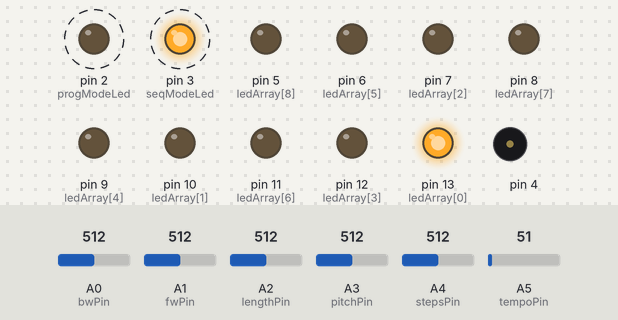
The sketch below on a simulated Arduino Uno, built with avr-gcc and run on an emulated ATmega328P. Shown: output pins drawn as LEDs (lit = HIGH), buzzer (waves = sounding). Dashed ring = blinking. The test bench sets the inputs (shaded band); at power-on: A4 (stepsPin) = 512, A0 (bwPin) = 512, A1 (fwPin) = 512, A2 (lengthPin) = 512, A3 (pitchPin) = 512, A5 (tempoPin) = 51.

Above: at 1.3 s.
1.4 s: A4 (stepsPin) set to 454
At 4.2 s:
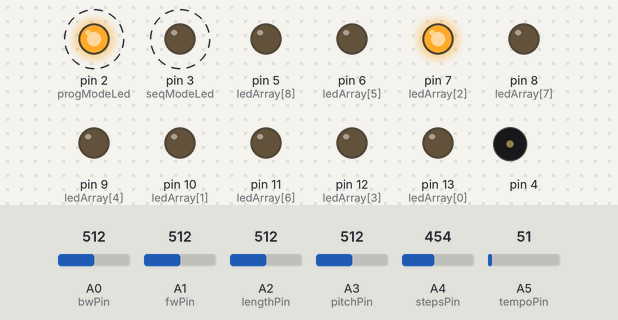
4.5 s: A4 (stepsPin) set to 425
At 5.3 s:
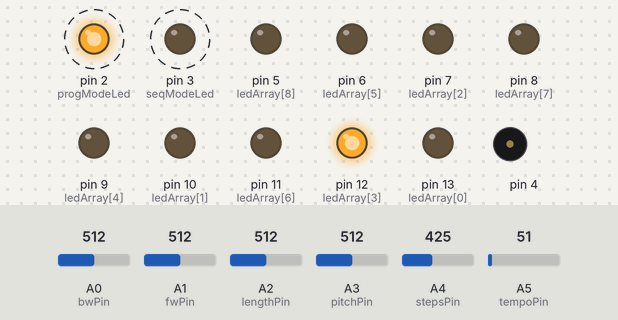
7.6 s: A4 (stepsPin) set to 232
10.7 s: A4 (stepsPin) set to 206
13.8 s: A4 (stepsPin) set to 306
At 17.3 s:
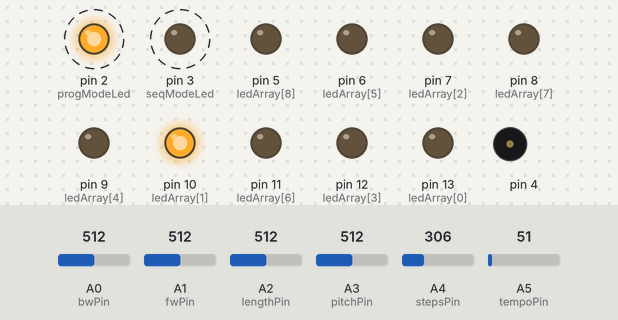
Timing chart, 0 to 17.9 s (numbered marks = the images above; inputs shaded):
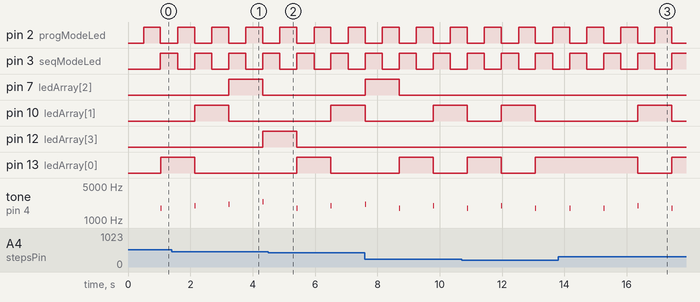

The sketch:

programmable_ardSeq.ino
```cpp
// (licence header left out)
//CODE STARTS HERE:

//Define pins

	//Control pins - Analog Inputs
	const int tempoPin = A5;
	const int stepsPin = A4;
	const int pitchPin = A3;
	const int lengthPin = A2;
	const int fwPin = A1;
	const int bwPin = A0;

	//Led pins - Digital Outputs
	const int progModeLed= 2;
	const int seqModeLed= 3;
	int ledArray[9] = {13, 10, 7, 12, 9, 6, 11, 8, 5}; //Steps 1-9 in order

//Define variables

	//Sequence variables
	int tempo = 0;
	int steps = 0;
	int cursor = 0;

	//Note pitch variables
	float pitchIn = 0;
	int pitchRef = 0;
	int semitone = 0;
	float factor = 0;
	float pitchOut = 0;
	int transpose = 0;

	//Initially tuned to A=440Hz natural minor scale, 9 steps
	int notes[9]={440, 493, 523, 587, 659, 698, 784, 880, 987};

	//Note length variables
	int readLength = 0;
	int newLength = 0;
	float scale = 1;
	int length[9]={100, 100, 100, 100, 100, 100, 100, 100, 100};

	//Navigation variables
	int fwState = 0;
	int bwState = 0;
	int toggleState = 0;
	int progMode= 0;
	int seqMode = 1;


void setup(){

	//Set all LED pins to outputs
	pinMode(13, OUTPUT);
	pinMode(10, OUTPUT);
	pinMode(7, OUTPUT);
	pinMode(12, OUTPUT);
	pinMode(9, OUTPUT);
	pinMode(6, OUTPUT);
	pinMode(11, OUTPUT);
	pinMode(8, OUTPUT);
	pinMode(5, OUTPUT);
	pinMode(3, OUTPUT);
	pinMode(2, OUTPUT);
	}

void loop(){

//-----Read and format inputs-----//
//In: 0-5V values
//Out: Formatted values for parameters

	//Read tempo and steps
	tempo = analogRead(tempoPin);
	steps = analogRead(stepsPin)/110;

	//Read and store the navigation pin states
	if(analogRead(fwPin) > 10){
		fwState = 1;
		}
	else// if(analogRead(fwPin <= 10)){
	{	fwState = 0;
		}
	if(analogRead(bwPin) > 10){
		bwState = 1;
		}
	else// if(analogRead(bwPin <= 10)){
	{	bwState = 0;
		}

	//If both buttons are pressed toggle between modes
	if(fwState == 1 && bwState == 1){
		toggleState = 1;
		}
	else{
		toggleState = 0;
		}

	//When changing states from Sequencer mode
	if(toggleState == 1 && seqMode == 1){
		seqMode = 0;
		progMode = 1;
		delay(500); //Adjust for mode change "sensitivity"
		}

	//When changing states from Programmer mode
	else if(toggleState == 1 && progMode == 1){
		progMode = 0;
		seqMode = 1;
		delay(500); //Adjust for mode change "sensitivity"
		}

//-----Programming mode-----//
//Pauses playback, allows step-programming
//Exit by pressing both buttons, navigate by single buttons
//When at a step, turn pitch or length knobs to set value

	if(progMode == 1){

		//Switch mode, indicate with LED
		seqMode = 0;
		digitalWrite(progModeLed, HIGH);
		digitalWrite(seqModeLed, LOW);

		//-----Program Pitch-----//
		//Check if pitch is being changed
		//If it is, quantize input voltage to
		//chromatic scale, then store new pitch

			//Read current pitch
			//Delay by a desired sample size
			//Read new pitch for a sample of difference
			pitchIn = analogRead(pitchPin);
			if(pitchIn<= 0){
				pitchIn= 1;
				}

			delay(20);     //Adjust this for time-based "sensitivity" of pitch knob
			pitchRef = analogRead(pitchPin);

			//Quantize input frequency to 2 octaves starting from 220Hz

			/*How to tune:
				- Adjust "42" to desired divider for pitch range
				e.g. Here 1024/42 = ~24.380, which spans 2 octaves when rounded down.
				- Adjust "220" to desired root frequency in Hz*/

			semitone = pitchIn/42;
			factor = pow(2, (float)semitone/12);
			pitchOut = 220*factor;

			//Measure if there was enough difference to indicate a control change
			//If threshold is crossed, store new quantized pitch and play it
			//Adjust "3" for voltage-based "sensitivity of pitch knob
			if(abs(pitchIn - pitchRef) > 3){
				notes[cursor] = pitchOut;
				tone(4, notes[cursor], length[cursor]);
				}

		//-----Program Length-----//
		//Check if length is being changed
		//If it is, set the note length to new value

			//Read current length
			//Delay by a desired sample size
			//Read new length for a sample of difference
			readLength = analogRead(lengthPin);
			if(readLength <= 0){
				readLength = 1;
				}
			delay(20);  //Adjust this for time-based "sensitivity" of length knob
			newLength = analogRead(lengthPin);

			//Mesure if there was enough difference to indicate a control change
			//If threshold is crossed, store new length and play it
			//Adjust "3" for voltage-based "sensitivity" of length knob
			if(abs(newLength - readLength) > 3){

				//Store a new scaled length into step
				//Not super happy with the scaling formula, let me know
				//if you come up with anything more responsive!
				length[cursor] = newLength/3;
				if(length[cursor] == 0){
					length[cursor] = 1;
					}

				//Play new note
				tone(4, notes[cursor], length[cursor]);
				}

		//If forwards button is pressed, move to the next step
		if(fwState == 1 && bwState == 0){
			cursor++;
			if(cursor>= steps){
				cursor = 0;
				}
			//Clear the led array
			for(int i = 0; i<9; i++){
				digitalWrite(ledArray[i], LOW);
					}

			//Write the new step to led array and play it
			digitalWrite(ledArray[cursor], HIGH);
			tone(4, notes[cursor], length[cursor]);
			delay(100);
			}

		//If backwards button is pressed, move to the previous step
		if(bwState == 1 && fwState == 0){
			cursor--;
			if(cursor< 0){
				cursor= steps-1;
				}
			//Clear the led array
			for(int i = 0; i<9; i++){
				digitalWrite(ledArray[i], LOW);
					}
			//Write the new step to led array and play it
			digitalWrite(ledArray[cursor], HIGH);
			tone(4, notes[cursor], length[cursor]);
			delay(100);
			}
	}

//-----Sequencer mode-----//
//Cycles through steps stored in array
//Plays back pitch, length and LED position stored

	if(seqMode == 1){

		//Switch mode, indicate  with led
		progMode == 0;
		digitalWrite(seqModeLed, HIGH);
		digitalWrite(progModeLed, LOW);

		//Clear the led array
		for(int i = 0; i<9; i++){
			digitalWrite(ledArray[i], LOW);
				}

		//Read a transposition factor for live octave transpose
		transpose = pow(2, (analogRead(pitchPin)/204));

		//Read a scale factor for live not length scaling
		scale = (analogRead(lengthPin)/100);
		if(scale <= 0){
			scale = 1;
			}

		//Write the current step to led array and play tone
		digitalWrite(ledArray[cursor], HIGH);
		tone(4, ((notes[cursor]*transpose)), length[cursor]*(1/scale));

		//Count upwards and wait according to tempo
		cursor++;
		if(cursor>= steps){
			cursor = 0;
			}
		delay(tempo);

	}

//Reset control state
fwState = 0;
bwState = 0;
}
```

Measured:
- the behaviour switches between 440 and 439 on A4 (stepsPin) (found by bisection; images 1 and 2)
- after the input at 13.8 s, pin 10 (ledArray[1]): LOW → HIGH after 2.6 s, → LOW 1.1 s later; pin 13 (ledArray[0]): HIGH → LOW after 2.6 s, → HIGH 1.1 s later
- by itself, pin 2 (progModeLed): alternates HIGH for 0.54 s and LOW for 0.55 s
- by itself, pin 3 (seqModeLed): alternates HIGH for 0.55 s and LOW for 0.54 s
- by itself, tone on pin 4: plays 1760 Hz for 0.02 s, 1760 Hz for 0.02 s, 1972 Hz for 0.02 s, 1760 Hz for 0.02 s
